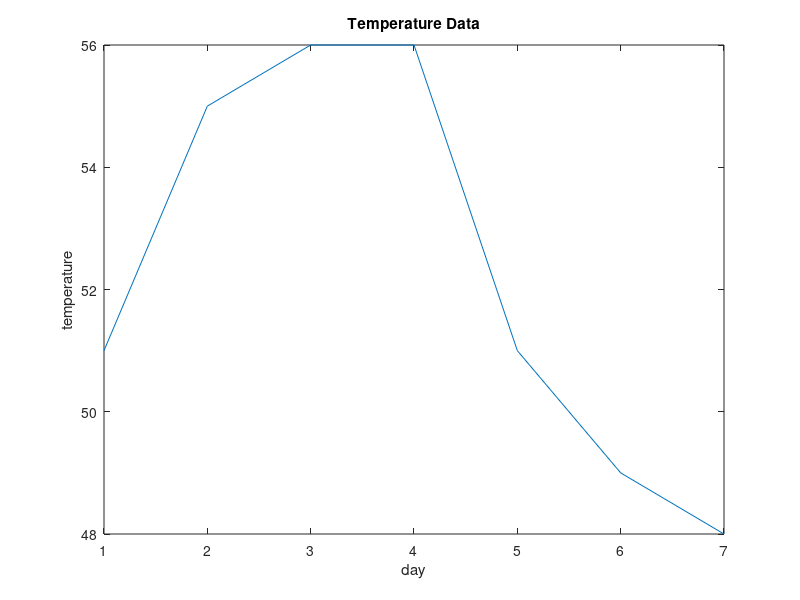
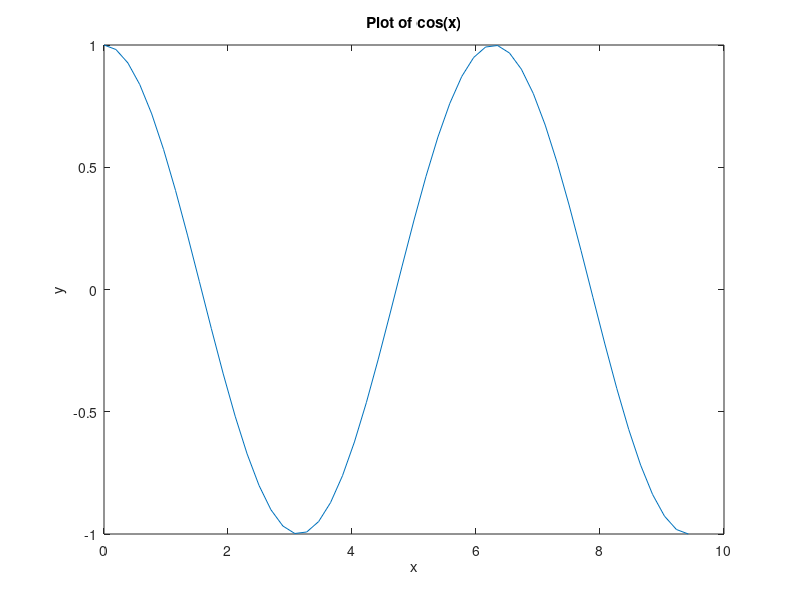
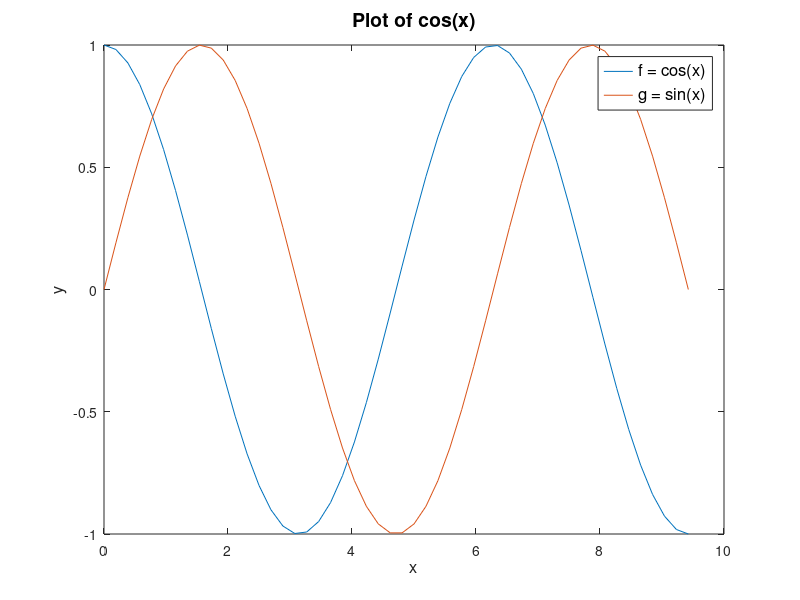

Write the MATLAB code that produced these figures, in order.
% Math 3341, Spring 2017
% Lab 04: Basic Plot Examples

clear, close all
%---------------------
% Plotting data
%---------------------
% given data
day = [1, 2, 3, 4, 5, 6, 7];
temp = [51, 55, 56, 56, 51, 49, 48];
% generate plot
fig1 = figure(1);         % creates a new figure window
plot(day, temp) 
xlabel('day')
ylabel('temperature')
title('Temperature Data')

%---------------------
% Plotting functions
%---------------------
x = linspace(0,3*pi,50);
y = cos(x);

% generate plot
fig2 = figure(2);
plot(x,y)
xlabel('x')
ylabel('y')
title('Plot of cos(x)')

%---------------------
% Plotting 2 functions on same plot
%---------------------
z = linspace(0,3*pi,50);
f = cos(z);
g = sin(z);

% generate plot
fig3 = figure(3);
plot(z,f)
hold on 
plot(z,g)
xlabel('x','FontSize', 12)
ylabel('y','FontSize', 12)
title('Plot of cos(x)','FontSize', 14)
legend({'f = cos(x)', 'g = sin(x)'}, 'FontSize', 12)